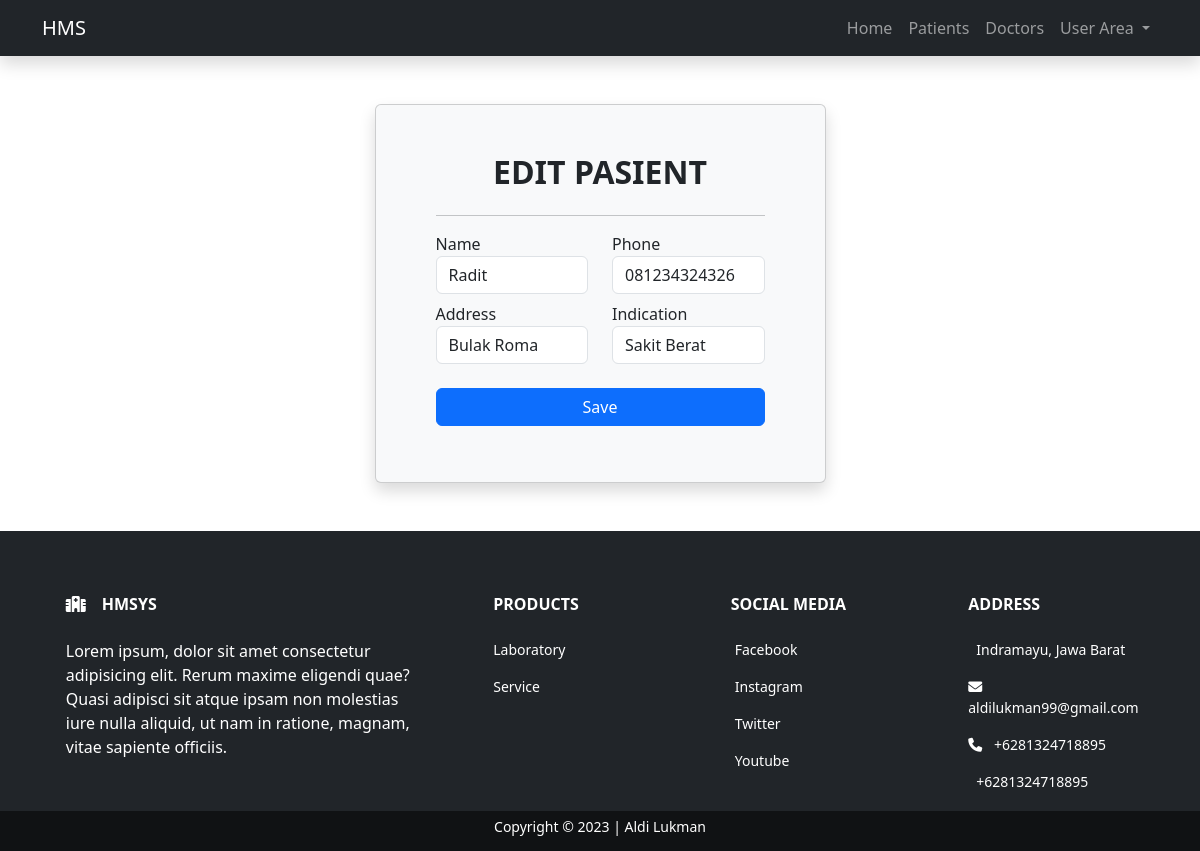
The page /edit.php?id=1 on the database its author committed.
### tables this page shows
CREATE TABLE `patients` (
  `id` int(11) NOT NULL,
  `name` varchar(255) NOT NULL,
  `phone` varchar(255) NOT NULL,
  `address` varchar(255) NOT NULL,
  `indication` varchar(255) NOT NULL
);

### admin/include/functions.php (called while the page is built, shortened)
<?php
$connect = mysqli_connect("localhost", "root", "", "hms");
function query($query)
{
    global $connect;
    $result = mysqli_query($connect, $query);
    $rows = [];
    while ($row = mysqli_fetch_assoc($result)) {
        $rows[] = $row;
    }
    return $rows;
};

### edit.php (the view, shortened to what this page needs)
<?php
    require 'admin/include/functions.php';
    $id = $_GET["id"];
    $editPasient = query("SELECT * FROM patients WHERE id = $id")[0];
?>
<!doctype html>
<html lang="en">
  <head>
    <link href="https://cdn.jsdelivr.net/npm/bootstrap@5.3.0-alpha1/dist/css/bootstrap.min.css" rel="stylesheet">
    <link rel="stylesheet" href="https://cdnjs.cloudflare.com/ajax/libs/font-awesome/6.2.1/css/all.min.css" />
  </head>
  <body>
  <nav class="navbar navbar-expand-lg bg-dark navbar-dark shadow">
    <div class="container">
      <a class="navbar-brand" href="index.php">HMS</a>
      <div class="collapse navbar-collapse" id="navbarNav">
        <ul class="navbar-nav ms-auto">
          <li class="nav-item">
            <a class="nav-link" aria-current="page" href="index.php">Home</a>
          </li>
          <li class="nav-item">
            <a class="nav-link" href="pasient.php">Patients</a>
          </li>
          <li class="nav-item">
            <a class="nav-link" href="doctors.php">Doctors</a>
          </li>
          <li class="nav-item dropdown">
            <a class="nav-link dropdown-toggle" href="#" id="navbarDropdownMenuLink" role="button" data-bs-toggle="dropdown" aria-expanded="false">
              User Area
            </a>
          </li>
        </ul>
      </div>
    </div>
  </nav>
      <div class="container">
          <div class="row mt-5 justify-content-center h-100 mb-5">
              <div class="col-12 col-md-8 col-lg-6 col-xl-5">
                  <div class="card bg-light text-dark shadow">
                      <div class="card-body p-5 mb-2">
                          <div class="">
                              <div class="container">
                                  <div class="row text-center mb-3">
                                      <h2 class="fw-bold text-uppercase">Edit Pasient</h2>
                                  </div>
                                  <hr>
                                  <form method="post" action="">
                                      <div class="row">
                                          <div class="col-md-6 form-group">
                                              <div class="mb-2">
                                                  <label for="name">Name</label>
                                                  <input type="text" name="name" id="name" class="form-control" autocomplete="off" value="<?= $editPasient["name"]; ?>" required>
                                              </div>
                                          </div>
                                          <div class="col-md-6 form-group">
                                              <div class="mb-2">
                                                  <label for="phone">Phone</label>
                                                  <input type="text" name="phone" id="phone" class="form-control" value="<?= $editPasient["phone"]; ?>" required>
                                              </div>
                                          </div>
                                      </div>
                                      <div class="row">
                                          <div class="col-md-6 form-group">
                                              <div class="mb-2">
                                                  <label for="address">Address</label>
                                                  <input type="text" name="address" id="address" class="form-control" value="<?= $editPasient["address"]; ?>" required>
                                              </div>
                                          </div>
                                              <div class="col-md-6 form-group">
                                                  <div class="mb-2">
                                                  <label for="indication">Indication</label>
                                                  <input type="text" name="indication" id="indication" class="form-control" value="<?= $editPasient["indication"]; ?>" required >
                                              </div>
                                          </div>
                                      </div>
                                      <div class="row mt-3">
                                          <div class="col">
                                          <div class="d-grid gap-2">
                                              <button class="btn btn-primary" type="submit" name="edit">Save</button>
                                          </div>
                                          </div>
                                      </div>
                                  </form>
                              </div>
                          </div>
                      </div>
                  </div>
              </div>
          </div>
      </div>
<?php require 'admin/include/footer.php' ?>

### rows shown on the page
patients: name "Radit", phone "081234324326", address "Bulak Roma", indication "Sakit Berat"
